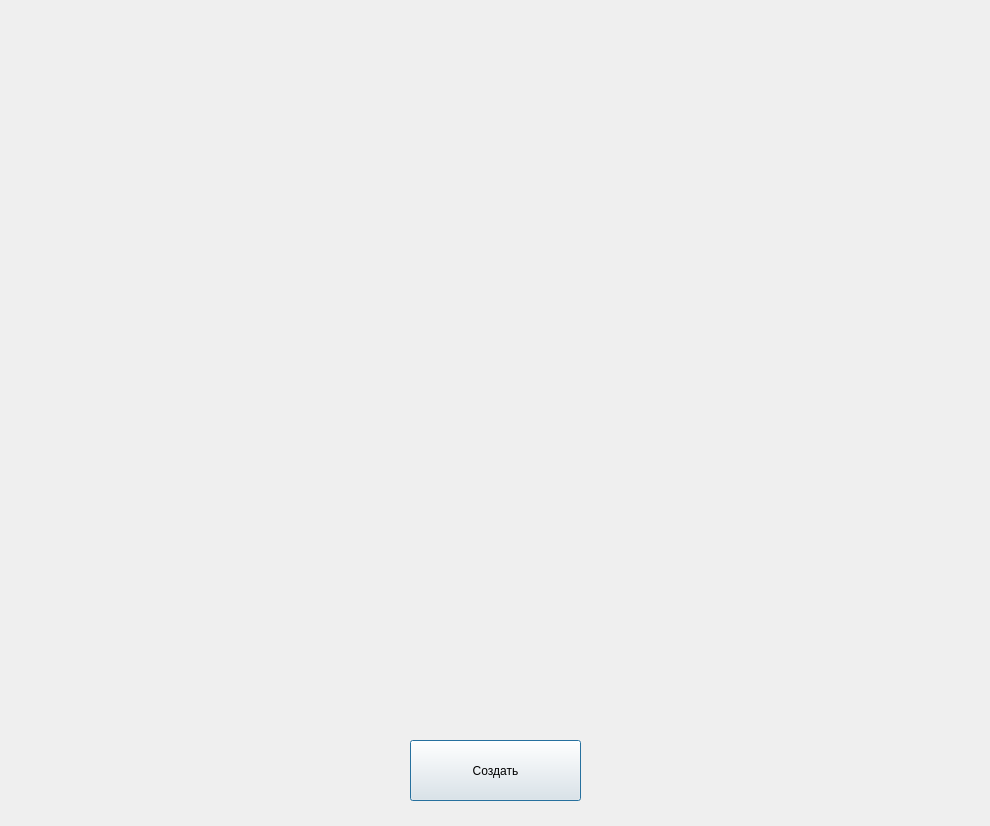
<?xml version="1.0" encoding="UTF-8"?>
<ui version="4.0">
 <class>Dialog</class>
 <widget class="QDialog" name="Dialog">
  <property name="geometry">
   <rect>
    <x>0</x>
    <y>0</y>
    <width>990</width>
    <height>826</height>
   </rect>
  </property>
  <property name="windowTitle">
   <string>Dialog</string>
  </property>
  <widget class="QPushButton" name="create">
   <property name="geometry">
    <rect>
     <x>410</x>
     <y>740</y>
     <width>171</width>
     <height>61</height>
    </rect>
   </property>
   <property name="text">
    <string>Создать</string>
   </property>
  </widget>
 </widget>
 <resources/>
 <connections/>
</ui>
